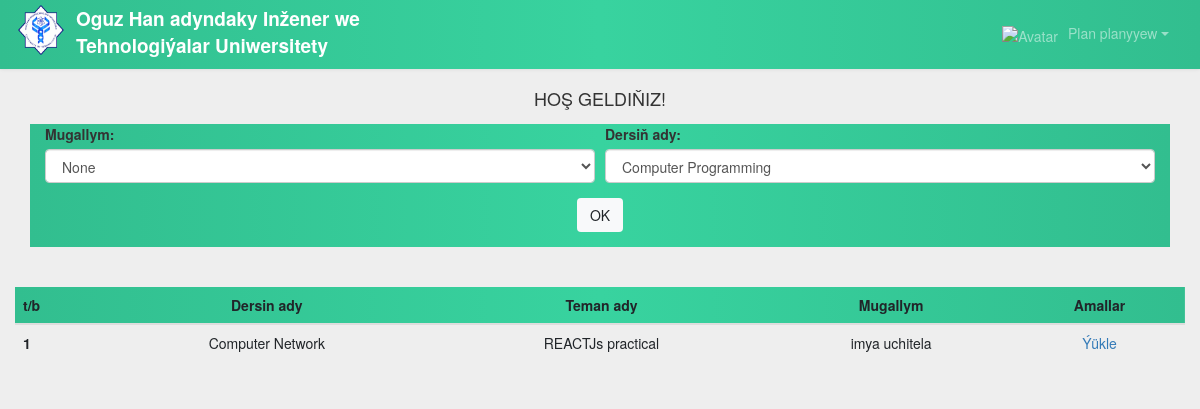
Before: /student (signed in) with the older database file.
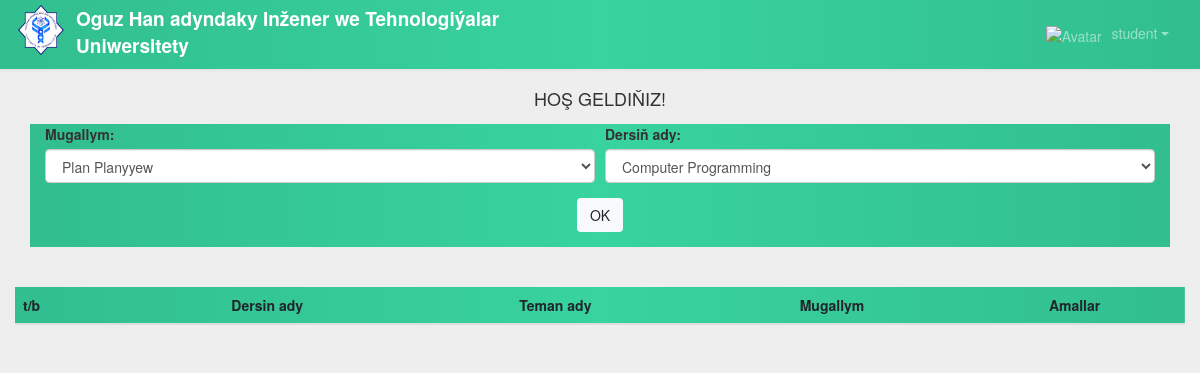
After: the same page with the newer database file.
### routes.py (models this page shows, shortened)
class User(db.Model, UserMixin):
	id = db.Column(db.Integer,primary_key=True)
	username = db.Column(db.String(50),unique=True)
	full_name = db.Column(db.String(100))
	department = db.Column(db.String(225))
	student_id = db.Column(db.String(25))
	password = db.Column(db.String(100), nullable=False)
	user_type = db.Column(db.String(100))
	lessons = db.relationship('Lessons',backref='user',lazy=True)

class Lessons(db.Model):
	id = db.Column(db.Integer,primary_key=True)
	lesson_name = db.Column(db.String(100),nullable =False)
	date_added = db.Column(db.DateTime,nullable=False,default=datetime.utcnow)
	attachment = db.Column(db.String(500))
	teacherId = db.Column(db.Integer,db.ForeignKey("user.id"))
	subjectId = db.Column(db.Integer,db.ForeignKey("subjects.id"))
	majorId = db.Column(db.Integer,db.ForeignKey("majors.id"))

class Subjects(db.Model):
	id = db.Column(db.Integer,primary_key=True)
	subject_name = db.Column(db.String(100),nullable=False)
	lessons = db.relationship('Lessons',backref='subjects',lazy=True)

### routes.py (the view)
@app.route("/student")
@login_required
def student():
	teachers = User.query.filter_by(user_type="teacher").all()
	lessons = Lessons.query.all()
	majors = Majors.query.all()
	subjects = Subjects.query.all()
	return render_template ("student/student.html",
		subjects=subjects,majors=majors,lessons=lessons,teachers=teachers)

### routes.py (called while the page is built)
@login_manager.user_loader
def load_user(id):
	return User.query.get(int(id))

### templates/student/student.html (shortened to what this page needs)
<!DOCTYPE html>
<html>
<head>
	<link rel="stylesheet" type="text/css" href="/static/teacher/bootstrap-4/css/bootstrap.min.css">
<link rel="stylesheet" href="https://maxcdn.bootstrapcdn.com/font-awesome/4.7.0/css/font-awesome.min.css">
<link rel="stylesheet" href="https://maxcdn.bootstrapcdn.com/bootstrap/3.3.7/css/bootstrap.min.css">
</head>
<body>
<nav class="navbar navbar-inverse navbar-expand-xl navbar-dark">
  <div class="navbar-header d-flex col">
    <img src="/static/teacher/img/img-01.png" id="surat" ><label><strong>Oguz Han adyndaky Inžener we Tehnologiýalar Uniwersitety</strong></label>
  </div>
  <div id="navbarCollapse" class="collapse navbar-collapse justify-content-start">
    <ul class="nav navbar-nav navbar-right ml-auto">
      <li class="nav-item dropdown">
        <a href="#" data-toggle="dropdown" class="nav-link dropdown-toggle user-action"><img src="/static/student/img/ow.png" class="avatar" alt="Avatar">{{current_user.username}}</a>
      </li>
    </ul>
  </div>
</nav>
      <h4 style="margin: 15px 0;margin-top: 10px ; color: #333;  text-transform: uppercase; text-align: center;">Hoş geldiňiz!</h4>
<div class="container" style="background-image: linear-gradient(to right, #32be8f, #38d39f, #32be8f) ">
<form method="POST" action="/sort/subjects">
  <div class="form-row">
    <div class="form-group col-md-6">
      <label for="Mugallym">Mugallym:</label>
    <select name="teacher" class="form-control" id="Mugallym">
      {% for teacher in teachers %}
        <option>{{teacher.full_name}}</option>
      {% endfor %}
    </select>
    </div>
    <div class="form-group col-md-6">
      <label for="Ders">Dersiň ady:</label>
    <select name="subject" class="form-control" id="ders">
      {% for subject in subjects %}
        <option>{{subject.subject_name}}</option>
      {% endfor %}
    </select>
    </div>
   <div class="form-group col-md-12" align="center">
   <button type="submit" class="btn btn-light">OK</button>
   </div>
  </div>
</form>
</div>
<br>
<br>
<div class="container-fluid">
  <table class="table table-hover" style="text-align: center;">
  <thead style="background-image: linear-gradient(to right, #32be8f, #38d39f, #32be8f); justify-content:center;">
    <tr>
      <th scope="col">t/b</th>
      <th scope="col"style="text-align: center;">Dersin ady</th>
      <th scope="col"style="text-align: center;">Teman ady</th>
      <th scope="col"style="text-align: center;">Mugallym</th>
      <th scope="col"style="text-align: center;">Amallar</th>
    </tr>
  </thead>
  <tbody style="text-align: center;">
    {% for lesson in lessons %}
      <tr>
        <th scope="row" >{{lesson.id}}</th>
        <td>
          {% for subject in subjects %}
            {{ subject.subject_name if subject.id==lesson.subjectId }}
          {% endfor %}
        </td>
        <td>{{lesson.lesson_name}}</td>
        <td>imya uchitela</td>
        <td><a href="/static/attachments/{{lesson.attachment}}">Ýükle</a></td>
      </tr>
    {% endfor %}
  </tbody>
</table>
</div>
</body>
</html>

### templates/student/student.html (style rules this page uses)
body { background: #eeeeee; }
.navbar-header.col { padding: 0 !important; }
.navbar { color: #fff; background-image: linear-gradient(to right, #32be8f, #38d39f, #32be8f); padding: 5px 16px; border-radius: 0; border: none; box-shadow: 0 0 4px rgba(0,0,0,.1); }
#surat { width: 50px; height: 50px; margin-right: 10px; vertical-align: middle; }
.navbar img { padding: 0px; width: 60px; height: 45px; margin-right: 10px; }
.navbar label { font-size: 19px; margin-right: 5px; }
.navbar .nav > li a { color: #efe5ff; padding: 8px 15px; font-size: 14px; }
.navbar .nav .user-action { padding: 9px 15px; }

Changed rows visible on the page:
no longer on this page (row edited): User: username "Plan planyyew"
removed Lessons: id "1", lesson_name "REACTJs practical"
no longer on this page (row unchanged): Subjects: subject_name.subjectId "Computer Network"
now on this page (row edited): User: username "student"
Other visible differences:
form field teacher: "None" → "Plan Planyyew"
